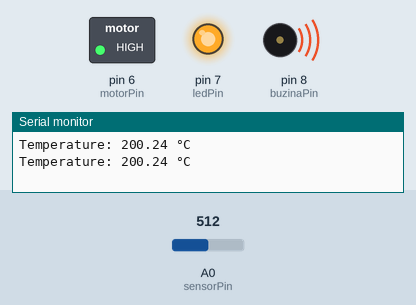
Bench run of a sketch on a simulated Arduino Uno, built with avr-gcc and run on an emulated ATmega328P. On the bench: switched loads named in the sketch (green lamp = pin HIGH), output pins drawn as LEDs (lit = HIGH), buzzer (waves = sounding, pin HIGH), the last lines printed to the serial monitor. The test bench sets the inputs (shaded band); at power-on: A0 (sensorPin) = 512.

Above: at 1.8 s.
1.9 s: A0 (sensorPin) set to 212
3.4 s: A0 (sensorPin) set to 189
At 4.4 s:
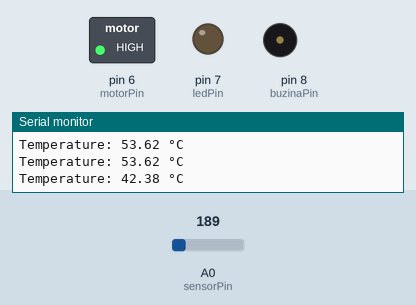
5.5 s: A0 (sensorPin) set to 154
At 7.2 s:
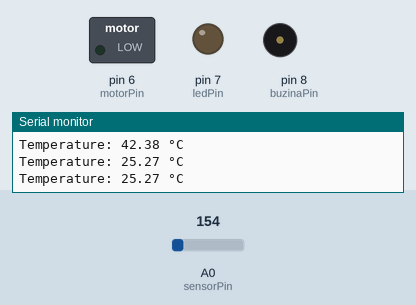
7.5 s: A0 (sensorPin) set to 306
At 8.7 s:
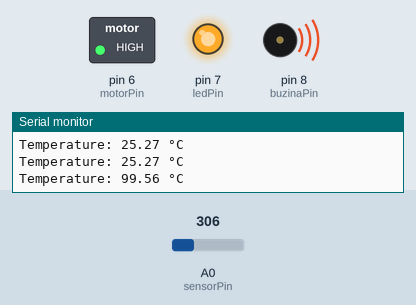
9.5 s: A0 (sensorPin) set to 122
At 10.3 s:
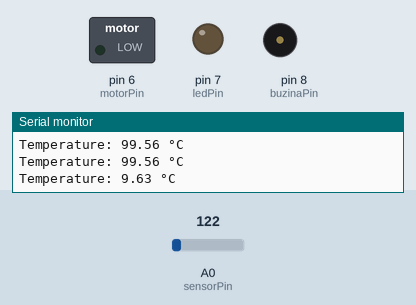
Timing chart, 0 to 12.5 s (numbered marks = the images above; inputs shaded):
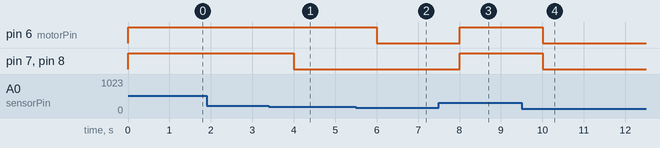

The sketch:

daring_jofo_wolt1.ino
```cpp
const int sensorPin = A0; // Pin do sensor de temperatura
const int motorPin = 6;   // Pin do motor
const int ledPin = 7;     // Pin do LED
const int buzinaPin = 8;  // Pin do buzzer

void setup() {
  Serial.begin(9600);
  pinMode(motorPin, OUTPUT);
  pinMode(ledPin, OUTPUT);
  pinMode(buzinaPin, OUTPUT);
}

void loop() {
  int sensorValue = analogRead(sensorPin);

  // Aqui convertemos a leitura analógica para tensão
  float voltage = sensorValue * (5.0 / 1023.0);

  // Aqui convertemos a tensão para temperatura em graus Celsius
  float temperatureC = (voltage - 0.5) * 100;

  Serial.print("Temperature: ");
  Serial.print(temperatureC);
  Serial.println(" °C");

  if (temperatureC >= 30.0) {
    digitalWrite(motorPin, HIGH); // Liga o motor
  } else {
    digitalWrite(motorPin, LOW); // Desliga o motor
  }

  if (temperatureC > 50.0) {
    digitalWrite(ledPin, HIGH);  // Liga o LED
    digitalWrite(buzinaPin, HIGH); // Liga a buzina
  } else {
    digitalWrite(ledPin, LOW);  // Desliga o LED
    digitalWrite(buzinaPin, LOW); // Desliga a buzina
  }

  delay(1000); // Aguarda 1 segundo
}
```

Measured:
- the behaviour switches between 205 and 204 on A0 (sensorPin) (found by bisection; images 0 and 1)
- the behaviour switches between 164 and 163 on A0 (sensorPin) (found by bisection; images 1 and 2)
- after the input at 3.4 s, pin 7 (ledPin), pin 8 (buzinaPin): HIGH → LOW after 0.60 s
- after the input at 5.5 s, pin 6 (motorPin): HIGH → LOW after 0.51 s
- after the input at 7.5 s, pin 6 (motorPin), pin 7 (ledPin), pin 8 (buzinaPin): LOW → HIGH after 0.51 s
- after the input at 9.5 s, pin 6 (motorPin), pin 7 (ledPin), pin 8 (buzinaPin): HIGH → LOW after 0.51 s
